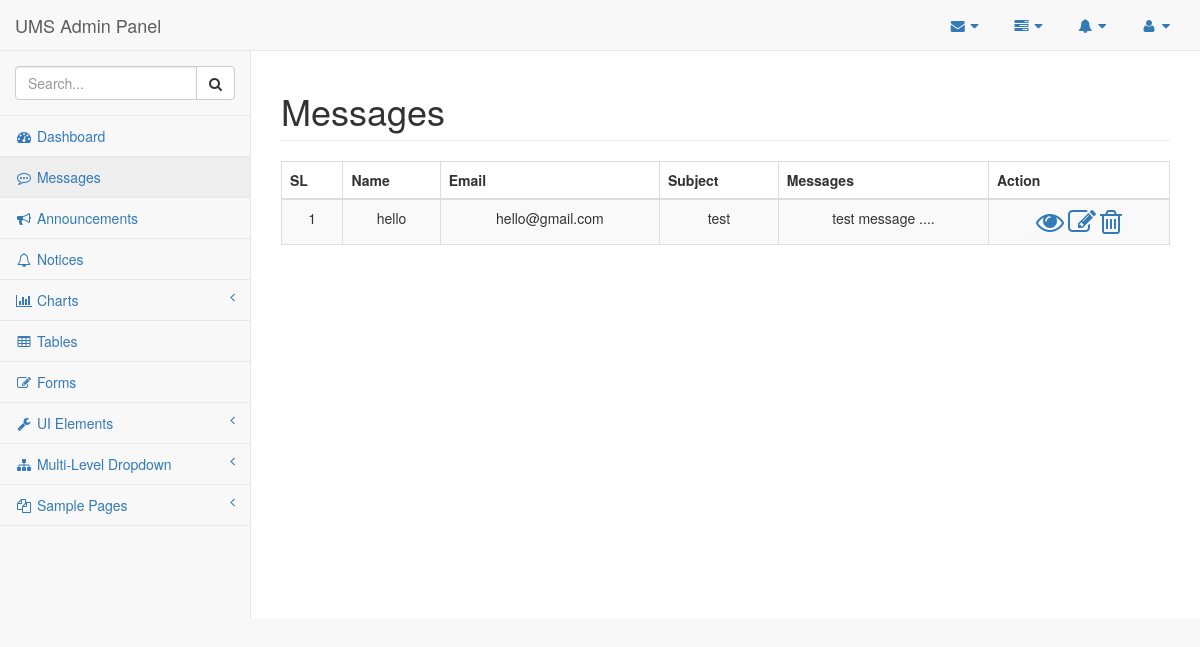
Page /admin/pages/messages.php on the earlier database version.
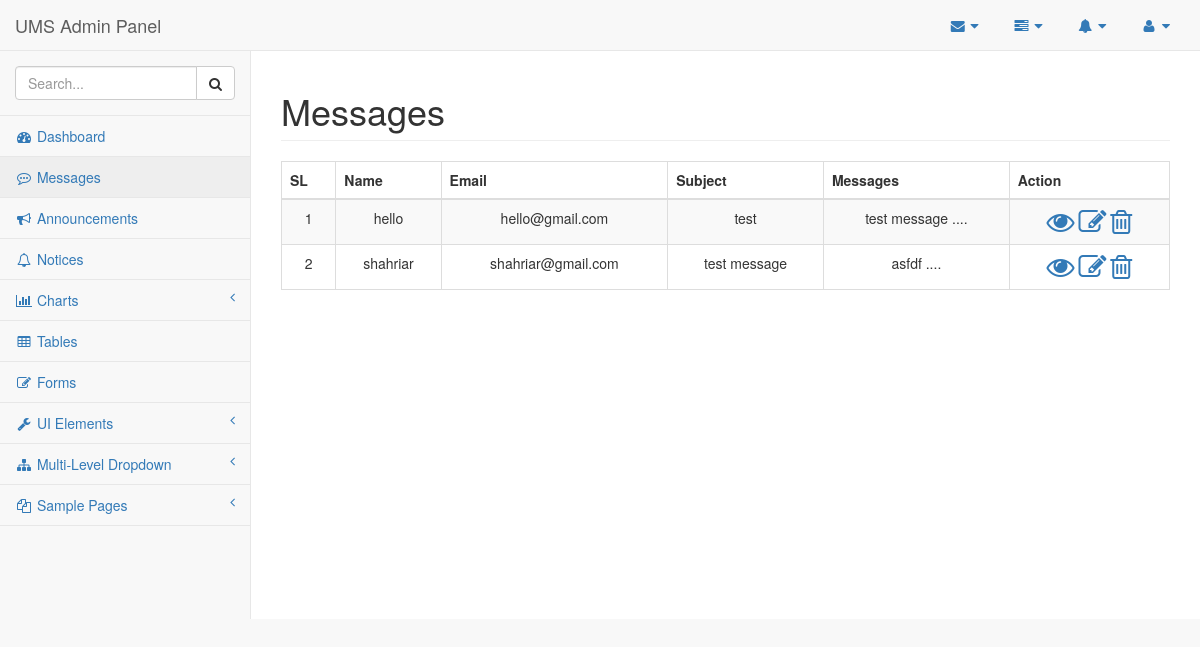
Same page on the later database version.
### tables this page shows
CREATE TABLE `comments` (
  `com_id` int(11) NOT NULL,
  `com_name` varchar(48) NOT NULL,
  `com_email` varchar(48) NOT NULL,
  `com_subject` varchar(48) NOT NULL,
  `com_message` varchar(255) NOT NULL
);

### admin/pages/messages.php (the view, shortened to what the changed rows need)
<?php
    require_once('config.php');
?>
<!DOCTYPE html>
<html lang="en">
<head>
    <link href="../vendor/bootstrap/css/bootstrap.min.css" rel="stylesheet">
    <link href="../vendor/metisMenu/metisMenu.min.css" rel="stylesheet">
    <link href="../dist/css/sb-admin-2.css" rel="stylesheet">
    <link href="../vendor/font-awesome/css/font-awesome.min.css" rel="stylesheet" type="text/css">
</head>
<body>
    <div id="wrapper">
        <div id="page-wrapper">
            <div class="row">
                <div class="col-lg-12">
                    <h1 class="page-header">Messages</h1>
                     <div class="table-responsive">
                        <table class="table table-bordered table-hover table-striped text-center">
                            <thead>
                                <tr>
                                    <th>SL</th>
                                    <th>Name</th>
                                    <th>Email</th>
                                    <th>Subject</th>
                                    <th>Messages</th>
                                    <th>Action</th>
                                </tr>
                            </thead>
                            <tbody>
                            <?php
                                $srl=1;
                                $dbdata = "SELECT * FROM comments";
                                $qre = mysqli_query($DBC, $dbdata);
                                while($info=mysqli_fetch_array($qre)){ ?>
                                    <tr>
                                        <td><?= $srl++; ?></td>
                                        <td><?= $info['com_name']; ?></td>
                                        <td><?= $info['com_email']; ?></td>
                                        <td><?= $info['com_subject']; ?></td>
                                        <td><?= substr($info['com_message'],0,15); ?> ....</td>
                                        <td>
                                            <a class="action-btn" href="msg-view.php?id=<?= $info['com_id']; ?>"><i class="fa fa-2x  fa-eye"></i></a>
                                            <a class="action-btn" href="msg-edit.php?uid=<?= $info['com_id']; ?>"><i class="fa fa-2x fa-pencil-square-o"></i></a>
                                            <a class="action-btn" href="msg-delete.php?did=<?= $info['com_id']; ?>"><i class="fa fa-2x fa-trash-o"></i></a>
                                        </td>
                                    </tr>
                            <?php    }
                            ?>
                            </tbody>
                        </table>
                    </div>
                </div>
            </div>
        </div>
    </div>
</body>
</html>

Differences in the rows shown:
added comments: com_name "shahriar", com_email "shahriar@gmail.com", com_subject "test message", com_message "asfdf"
